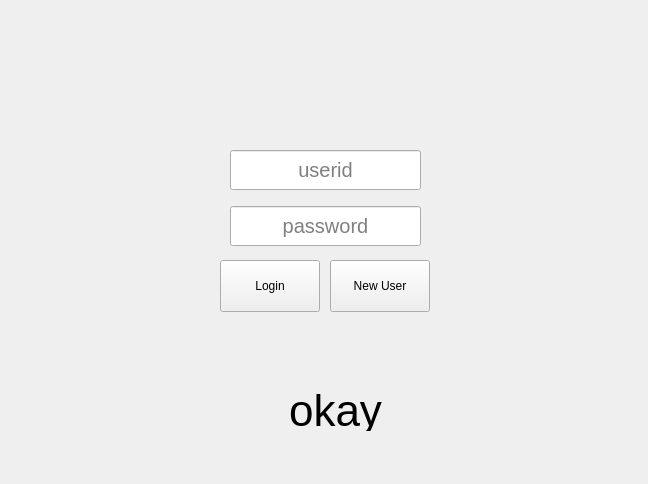
<?xml version="1.0" encoding="UTF-8"?>
<ui version="4.0">
 <class>LoginWizardPage</class>
 <widget class="QWizardPage" name="LoginWizardPage">
  <property name="geometry">
   <rect>
    <x>0</x>
    <y>0</y>
    <width>648</width>
    <height>484</height>
   </rect>
  </property>
  <property name="minimumSize">
   <size>
    <width>648</width>
    <height>484</height>
   </size>
  </property>
  <property name="maximumSize">
   <size>
    <width>648</width>
    <height>484</height>
   </size>
  </property>
  <property name="baseSize">
   <size>
    <width>0</width>
    <height>0</height>
   </size>
  </property>
  <property name="focusPolicy">
   <enum>Qt::ClickFocus</enum>
  </property>
  <property name="contextMenuPolicy">
   <enum>Qt::NoContextMenu</enum>
  </property>
  <property name="windowTitle">
   <string>WizardPage</string>
  </property>
  <property name="windowOpacity">
   <double>1.000000000000000</double>
  </property>
  <attribute name="pageId">
   <string notr="true">0</string>
  </attribute>
  <widget class="QPushButton" name="LoginPushButton">
   <property name="geometry">
    <rect>
     <x>220</x>
     <y>260</y>
     <width>100</width>
     <height>52</height>
    </rect>
   </property>
   <property name="minimumSize">
    <size>
     <width>40</width>
     <height>40</height>
    </size>
   </property>
   <property name="focusPolicy">
    <enum>Qt::ClickFocus</enum>
   </property>
   <property name="text">
    <string>Login</string>
   </property>
  </widget>
  <widget class="QLabel" name="StatusLabel">
   <property name="geometry">
    <rect>
     <x>260</x>
     <y>390</y>
     <width>151</width>
     <height>41</height>
    </rect>
   </property>
   <property name="font">
    <font>
     <pointsize>33</pointsize>
    </font>
   </property>
   <property name="lineWidth">
    <number>50</number>
   </property>
   <property name="text">
    <string>okay</string>
   </property>
   <property name="alignment">
    <set>Qt::AlignCenter</set>
   </property>
  </widget>
  <widget class="QWidget" name="layoutWidget">
   <property name="geometry">
    <rect>
     <x>230</x>
     <y>140</y>
     <width>191</width>
     <height>116</height>
    </rect>
   </property>
   <property name="minimumSize">
    <size>
     <width>40</width>
     <height>40</height>
    </size>
   </property>
   <property name="focusPolicy">
    <enum>Qt::ClickFocus</enum>
   </property>
   <layout class="QGridLayout" name="gridLayout">
    <item row="0" column="0">
     <widget class="QLineEdit" name="UserIdLineEdit">
      <property name="minimumSize">
       <size>
        <width>40</width>
        <height>40</height>
       </size>
      </property>
      <property name="font">
       <font>
        <pointsize>15</pointsize>
       </font>
      </property>
      <property name="focusPolicy">
       <enum>Qt::ClickFocus</enum>
      </property>
      <property name="autoFillBackground">
       <bool>false</bool>
      </property>
      <property name="inputMethodHints">
       <set>Qt::ImhNone</set>
      </property>
      <property name="inputMask">
       <string notr="true"/>
      </property>
      <property name="maxLength">
       <number>6</number>
      </property>
      <property name="alignment">
       <set>Qt::AlignCenter</set>
      </property>
      <property name="placeholderText">
       <string>userid</string>
      </property>
      <property name="cursorMoveStyle">
       <enum>Qt::VisualMoveStyle</enum>
      </property>
      <property name="clearButtonEnabled">
       <bool>false</bool>
      </property>
     </widget>
    </item>
    <item row="1" column="0">
     <widget class="QLineEdit" name="PasswordLineEdit">
      <property name="minimumSize">
       <size>
        <width>0</width>
        <height>40</height>
       </size>
      </property>
      <property name="font">
       <font>
        <pointsize>15</pointsize>
       </font>
      </property>
      <property name="focusPolicy">
       <enum>Qt::ClickFocus</enum>
      </property>
      <property name="inputMask">
       <string notr="true"/>
      </property>
      <property name="maxLength">
       <number>6</number>
      </property>
      <property name="alignment">
       <set>Qt::AlignCenter</set>
      </property>
      <property name="placeholderText">
       <string>password</string>
      </property>
      <property name="cursorMoveStyle">
       <enum>Qt::VisualMoveStyle</enum>
      </property>
     </widget>
    </item>
   </layout>
  </widget>
  <widget class="QPushButton" name="NewUserPushButton">
   <property name="geometry">
    <rect>
     <x>330</x>
     <y>260</y>
     <width>100</width>
     <height>52</height>
    </rect>
   </property>
   <property name="minimumSize">
    <size>
     <width>40</width>
     <height>40</height>
    </size>
   </property>
   <property name="focusPolicy">
    <enum>Qt::ClickFocus</enum>
   </property>
   <property name="text">
    <string>New User</string>
   </property>
  </widget>
 </widget>
 <resources/>
 <connections/>
</ui>
